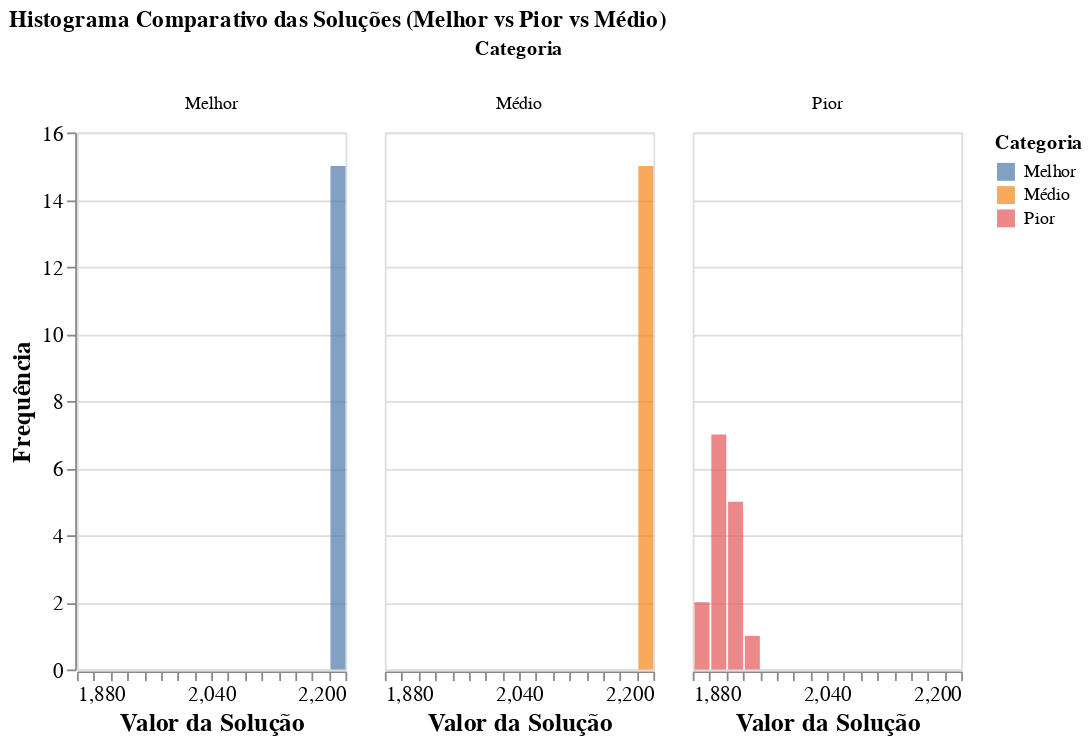

The notebook cell this image was saved under:
### Code cell


### Figure 1 — Vega-Lite specification as saved in the notebook (floating-point values rounded to 4 significant figures)
{"config": {"view": {"continuousWidth": 300, "continuousHeight": 300}, "axis": {"labelFontSize": 12, "titleFontSize": 14}}, "data": {"name": "data-643a52f00a3434a0f5968ec18a6ea0c9"}, "mark": {"type": "bar", "opacity": 0.7}, "encoding": {"color": {"field": "Categoria", "type": "nominal"}, "column": {"field": "Categoria", "type": "nominal"}, "x": {"bin": {"maxbins": 30}, "field": "Valor", "title": "Valor da Solução", "type": "quantitative"}, "y": {"aggregate": "count", "title": "Frequência", "type": "quantitative"}}, "height": 300, "title": "Histograma Comparativo das Soluções (Melhor vs Pior vs Médio)", "width": 150, "$schema": "https://vega.github.io/schema/vega-lite/v5.20.1.json", "datasets": {"data-643a52f00a3434a0f5968ec18a6ea0c9": [{"Categoria": "Melhor", "Valor": 2193}, {"Categoria": "Melhor", "Valor": 2183}, {"Categoria": "Melhor", "Valor": 2193}, {"Categoria": "Melhor", "Valor": 2189}, {"Categoria": "Melhor", "Valor": 2190}, {"Categoria": "Melhor", "Valor": 2189}, {"Categoria": "Melhor", "Valor": 2192}, {"Categoria": "Melhor", "Valor": 2189}, {"Categoria": "Melhor", "Valor": 2191}, {"Categoria": "Melhor", "Valor": 2185}, {"Categoria": "Melhor", "Valor": 2186}, {"Categoria": "Melhor", "Valor": 2191}, {"Categoria": "Melhor", "Valor": 2189}, {"Categoria": "Melhor", "Valor": 2180}, {"Categoria": "Melhor", "Valor": 2183}, {"Categoria": "Pior", "Valor": 1917}, {"Categoria": "Pior", "Valor": 1921}, {"Categoria": "Pior", "Valor": 1919}, {"Categoria": "Pior", "Valor": 1943}, {"Categoria": "Pior", "Valor": 1887}, {"Categoria": "Pior", "Valor": 1906}, {"Categoria": "Pior", "Valor": 1922}, {"Categoria": "Pior", "Valor": 1917}, {"Categoria": "Pior", "Valor": 1903}, {"Categoria": "Pior", "Valor": 1918}, {"Categoria": "Pior", "Valor": 1892}, {"Categoria": "Pior", "Valor": 1921}, {"Categoria": "Pior", "Valor": 1931}, {"Categoria": "Pior", "Valor": 1915}, {"Categoria": "Pior", "Valor": 1925}, {"Categoria": "Médio", "Valor": 2188}, {"Categoria": "Médio", "Valor": 2188}, {"Categoria": "Médio", "Valor": 2188}, {"Categoria": "Médio", "Valor": 2188}, {"Categoria": "Médio", "Valor": 2188}, {"Categoria": "Médio", "Valor": 2188}, {"Categoria": "Médio", "Valor": 2188}, {"Categoria": "Médio", "Valor": 2188}, {"Categoria": "Médio", "Valor": 2188}, {"Categoria": "Médio", "Valor": 2188}, {"Categoria": "Médio", "Valor": 2188}, {"Categoria": "Médio", "Valor": 2188}, {"Categoria": "Médio", "Valor": 2188}, {"Categoria": "Médio", "Valor": 2188}, {"Categoria": "Médio", "Valor": 2188}]}}
